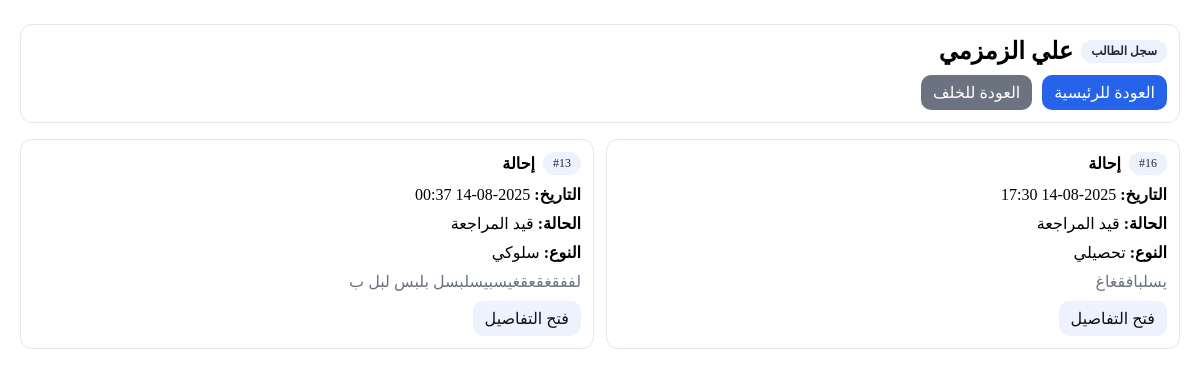
Page /referrals/student/علي-الزمزمي/ (signed in) on the earlier database version.
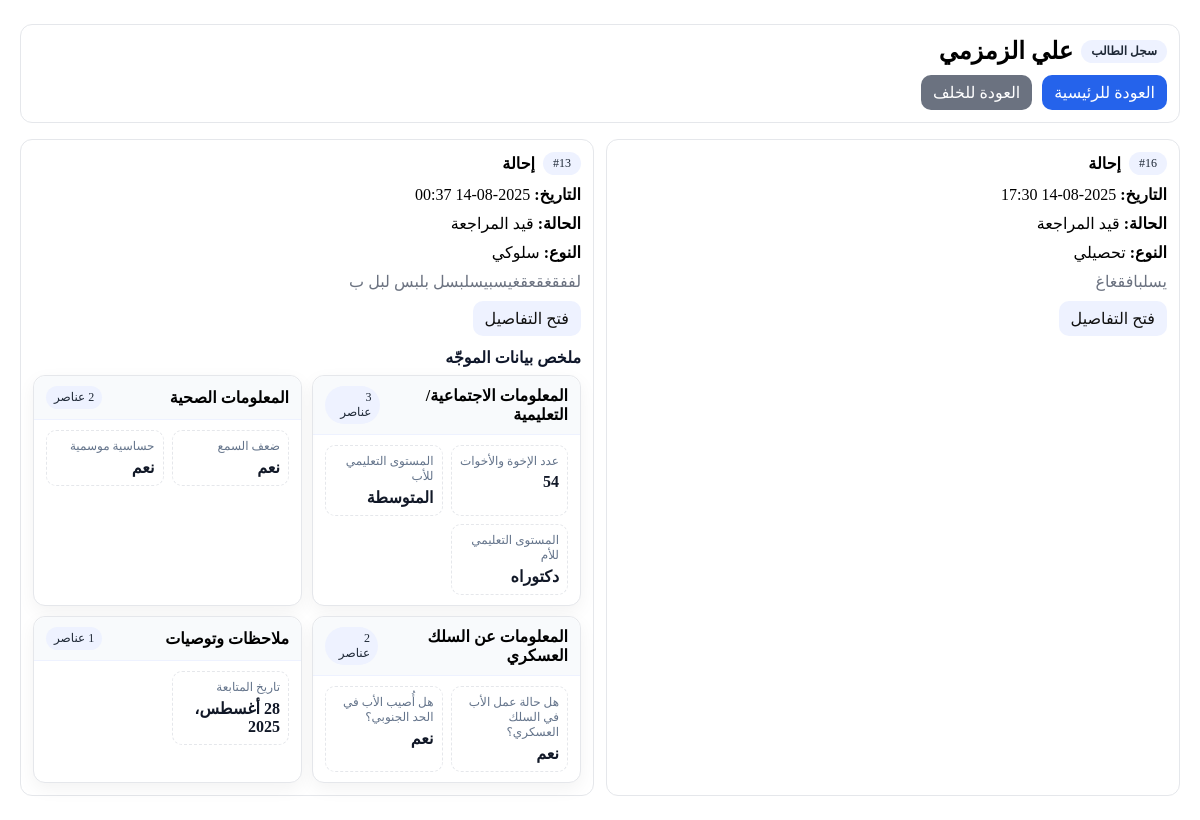
Same page on the later database version.
### referrals/models.py (models this page shows, shortened)
class Referral(models.Model):
    STATUS_CHOICES = [
        ("NEW", "جديدة"),
        ("UNDER_REVIEW", "قيد المراجعة"),
        ("SENT_TO_DEPUTY", "محالة لوكيل"),
        ("CLOSED", "مغلقة"),
    ]
    TYPE_CHOICES = [
        ("behavior", "سلوكي"),
        ("academic", "تحصيلي"),
        ("health", "صحي"),
        ("other", "أخرى"),
    ]
    GRADE_CHOICES = [(str(i), f"الصف {i}") for i in range(1, 13)]
    reference = models.CharField(max_length=20, default=generate_reference, unique=True, editable=False)
    student_name = models.CharField(max_length=120)
    student_key = models.CharField("معرّف الطالب", max_length=180, blank=True, db_index=True)
    grade = models.CharField(max_length=2, choices=GRADE_CHOICES)
    referral_type = models.CharField(max_length=20, choices=TYPE_CHOICES)
    details = models.TextField()
    status = models.CharField(max_length=20, choices=STATUS_CHOICES, default="NEW")
    created_by = models.ForeignKey(User, on_delete=models.CASCADE, related_name="created_referrals")
    assignee = models.ForeignKey(User, on_delete=models.SET_NULL, null=True, blank=True, related_name="assigned_referrals")
    created_at = models.DateTimeField(auto_now_add=True)
    updated_at = models.DateTimeField(auto_now=True)
    def save(self, *args, **kwargs):
        if not self.student_key:
            self.student_key = make_student_key(self.student_name)
        super().save(*args, **kwargs)

### referrals/counselor_models.py (models this page shows, shortened)
class CounselorIntake(models.Model):
    referral = models.OneToOneField(
        Referral, on_delete=models.CASCADE,
        related_name="counselor_intake", verbose_name=_("الإحالة")
    )
    counselor_name = models.CharField(_("اسم الموجّه"), max_length=150)
    father_alive = models.BooleanField(_("هل الأب على قيد الحياة؟"), null=True, blank=True)
    mother_alive = models.BooleanField(_("هل الأم على قيد الحياة؟"), null=True, blank=True)
    class ParentsStatus(models.TextChoices):
        STABLE = "stable", _("مستقران")
        SEPARATED = "separated", _("منفصلان")
    parents_status = models.CharField(
        _("الحالة الاجتماعية للوالدين"),
        max_length=12, choices=ParentsStatus.choices, blank=True
    )
    siblings_count = models.PositiveIntegerField(_("عدد الإخوة والأخوات"), null=True, blank=True)
    birth_order = models.CharField(_("ترتيب الطالب بين إخوته وأخواته"), max_length=50, blank=True)
    EDU_CHOICES = [
        ("illiteracy", _("يقرأ ويكتب")),
        ("primary", _("الابتدائية")),
        ("middle", _("المتوسطة")),
        ("high", _("الثانوية")),
        ("bachelor", _("بكالوريوس")),
        ("master", _("ماجستير")),
        ("phd", _("دكتوراه")),
    ]
    father_education = models.CharField(_("المستوى التعليمي للأب"), max_length=20, choices=EDU_CHOICES, blank=True)
    mother_education = models.CharField(_("المستوى التعليمي للأم"), max_length=20, choices=EDU_CHOICES, blank=True)
    father_job = models.CharField(_("مهنة الأب"), max_length=120, blank=True)
    mother_job = models.CharField(_("مهنة الأم"), max_length=120, blank=True)
    INCOME_CHOICES = [
        ("lt5", _("أقل من (٥,٠٠٠) ريال")),
        ("5to10", _("من (٥,٠٠٠) إلى (١٠,٠٠٠) ريال")),
        ("10to20", _("من (١٠,٠٠٠) إلى (٢٠,٠٠٠) ريال")),
        ("gt20", _("أكثر من (٢٠,٠٠٠) ريال")),
    ]
    family_income = models.CharField(_("دخل الأسرة"), max_length=10, choices=INCOME_CHOICES, blank=True)
    receives_social_support = models.BooleanField(_("هل يتم صرف ضمان اجتماعي لكم؟"), null=True, blank=True)
    HOUSE_OWNERSHIP = [
        ("own", _("ملك")),
        ("rent", _("إيجار")),
        ("grant", _("هبة")),
        ("waqf", _("وقف")),
        ("other", _("أخرى")),
    ]
    house_ownership = models.CharField(_("ملكية السكن"), max_length=10, choices=HOUSE_OWNERSHIP, blank=True)
    HOUSE_TYPE = [
        ("apartment", _("شقة")),
        ("villa", _("فيلا")),
        ("floor", _("دور")),
        ("traditional", _("بيت شعبي")),
        ("other", _("نوع آخر")),
    ]
    house_type = models.CharField(_("نوع السكن"), max_length=20, choices=HOUSE_TYPE, blank=True)
    house_type_other = models.CharField(_("نوع سكن (أخرى)"), max_length=120, blank=True)
    gets_everything_easily = models.BooleanField(_("هل تحصل على كل ما تريد بسهولة؟"), null=True, blank=True)
    disease_heart = models.BooleanField(_("أمراض القلب"), default=False)
    disease_pressure = models.BooleanField(_("ضغط الدم"), default=False)
    disease_kidney = models.BooleanField(_("الفشل الكلوي"), default=False)
    disease_sleep = models.BooleanField(_("النوم المرضي"), default=False)
    disease_vision = models.BooleanField(_("ضعف البصر"), default=False)
    disease_other = models.CharField(_("أمراض أخرى تُذكر"), max_length=200, blank=True)
    cond_asthma = models.BooleanField(_("ربو شعبي"), default=False)
    cond_diabetes = models.BooleanField(_("سكر الدم"), default=False)
    cond_anemia = models.BooleanField(_("فقر الدم"), default=False)
    cond_tonsils = models.BooleanField(_("التهاب اللوزتين"), default=False)
    cond_seizures = models.BooleanField(_("تشنجات/صرع"), default=False)
    cond_hearing = models.BooleanField(_("ضعف السمع"), default=False)
    cond_allergy = models.BooleanField(_("حساسية موسمية"), default=False)
    cond_rheumatism = models.BooleanField(_("روماتيزم"), default=False)
    cond_disability = models.BooleanField(_("إعاقة أحد الأعضاء"), default=False)
    father_in_military = models.BooleanField(_("هل حالة عمل الأب في السلك العسكري؟"), null=True, blank=True)
    father_served_southern = models.BooleanField(_("هل أُصيب الأب في الحد الجنوبي؟"), null=True, blank=True)
    father_is_martyr_south = models.BooleanField(_("هل هو شهيد/في الحد الجنوبي؟"), null=True, blank=True)
    student_behavior = models.TextField(_("وصف السلوك/المشكلة"), blank=True)
    previous_interventions = models.TextField(_("إجراءات سابقة (إن وُجدت)"), blank=True)
    recommendations = models.TextField(_("التوصيات"), blank=True)
    follow_up_date = models.DateField(_("تاريخ المتابعة"), null=True, blank=True)
    created_by = models.ForeignKey(
        settings.AUTH_USER_MODEL, on_delete=models.PROTECT,
        related_name="created_counselor_intakes", verbose_name=_("أنشئ بواسطة")
    )
    updated_by = models.ForeignKey(
        settings.AUTH_USER_MODEL, on_delete=models.PROTECT,
        related_name="updated_counselor_intakes", verbose_name=_("آخر تعديل بواسطة")
    )
    created_at = models.DateTimeField(_("أُنشئ في"), auto_now_add=True)
    updated_at = models.DateTimeField(_("عُدّل في"), auto_now=True)
    class Meta:
        verbose_name = _("نموذج بيانات الموجّه")
        verbose_name_plural = _("نماذج بيانات الموجّه")
        ordering = ("-created_at",)

### referrals/views.py (the view)
# urls.py: path("student/<str:key>/", views.student_file, name="student_file"),
@login_required
def student_file(request, key: str):
    visible_qs = Referral.objects.filter(Q(created_by=request.user) | Q(assignee=request.user)).order_by("-created_at")
    visible = list(visible_qs)
    for r in visible: _ensure_student_key(r)
    items = [r for r in visible if getattr(r, "student_key", "") == key]
    student_name = items[0].student_name if items else ""
    intake_map = {}
    if HAS_COUNSELOR:
        for r in items:
            try:
                intake = getattr(r, "counselor_intake", None)
                if intake:
                    intake_map[r.pk] = _counselor_summary_struct(intake)
            except Exception:
                pass
    if HAS_COUNSELOR:
        for r in items:
            try:
                intake = getattr(r, "counselor_intake", None)
                r.counselor_summary = _counselor_summary_struct(intake) if intake else []
            except Exception:
                r.counselor_summary = []
    return render(request, "referrals/student_file.html", {
        "student_name": student_name, "items": items, "key": key,
        "intake_map": intake_map, "HAS_COUNSELOR": HAS_COUNSELOR,
    })

### referrals/utils.py (called while the page is built)
def make_student_key(name: str, civil_id: Optional[str] = None) -> str:
    key = (civil_id or "").strip()
    if key:
        return key[:64]
    s = unicodedata.normalize("NFKC", (name or "").strip())
    s = re.sub(r"\s+", "-", s)
    s = re.sub(r"[^0-9A-Za-z\u0600-\u06FF\-]", "", s)
    return s[:60]

### referrals/views.py (called while the page is built)
def _ensure_student_key(ref: Referral):
    try:
        has_key_field = hasattr(ref, "student_key")
    except Exception:
        has_key_field = False
    if not has_key_field:
        return
    try:
        if getattr(ref, "student_key", ""):
            return
        civil = (getattr(ref, "student_civil_id", None) or "")[:64]
        new_key = make_student_key(getattr(ref, "student_name", ""), civil)
        if new_key:
            ref.student_key = new_key
            ref.save(update_fields=["student_key"])
    except Exception:
        pass

def _display(v):
    if v is True: return "نعم"
    if v is False or v == "False": return "لا"
    return v

def _get_label(obj, field):
    try:
        return obj._meta.get_field(field).verbose_name
    except Exception:
        return field

### templates/referrals/student_file.html (shortened to what this page needs)
<!doctype html>
<html lang="ar" dir="rtl">
<head>
</head>
<body>
<div class="sf-container">
  <div class="card">
    <h2 class="title">
      <span class="badge">سجل الطالب</span>
      <span>{{ student_name }}</span>
    </h2>
    <div class="btns-row">
      <a href="{% url 'referrals:list' %}" class="btn btn-primary">العودة للرئيسية</a>
      <a href="javascript:history.back()" class="btn btn-secondary">العودة للخلف</a>
    </div>
  </div>
  {% if items %}
    <div class="sf-grid" style="margin-top:16px">
      {% for r in items %}
        <div class="card stack">
          <div class="title"><span class="badge">#{{ r.pk }}</span> <strong>إحالة</strong></div>
          <div><strong>التاريخ:</strong> {{ r.created_at|date:"Y-m-d H:i" }}</div>
          <div><strong>الحالة:</strong> {{ r.get_status_display|default:r.status }}</div>
          <div><strong>النوع:</strong> {{ r.get_referral_type_display|default:r.referral_type }}</div>
          <div class="muted">{{ r.details|truncatechars:160 }}</div>
          <div>
            <a class="btn" href="{% url 'referrals:detail' r.pk %}">فتح التفاصيل</a>
          </div>
          {% if r.counselor_summary %}
            <div>
              {% include "referrals/_counselor_summary.html" with groups=r.counselor_summary %}
            </div>
          {% endif %}
        </div>
      {% endfor %}
    </div>
  {% else %}
    <div class="card" style="margin-top:16px"><div class="muted">لا توجد إحالات لهذا الطالب.</div></div>
  {% endif %}
</div>
</body>
</html>

### templates/referrals/_counselor_summary.html (shortened to what this page needs)
<div class="cslr-wrap" dir="rtl">
  <h3 class="cslr-title">ملخص بيانات الموجّه</h3>
  <div class="cslr-grid">
    {% for g in groups %}
      <div class="cslr-card" aria-label="{{ g.title }}">
        <div class="cslr-head">
          <strong>{{ g.title }}</strong>
          <span class="cslr-badge">{{ g.items|length }} عناصر</span>
        </div>
        <div class="cslr-body">
          <div class="cslr-list">
            {% for label, value in g.items %}
              <div class="cslr-item">
                <span class="cslr-label">{{ label }}</span>
                <span class="cslr-value">{{ value }}</span>
              </div>
            {% endfor %}
          </div>
        </div>
      </div>
    {% endfor %}
  </div>
</div>

Differences in the rows shown:
changed Referral "سلوكي": now shows "ملخص بيانات الموجّه"
now on this page (row edited): CounselorIntake: g "28 أغسطس، 2025"
Other differences:
new list line: "المعلومات الاجتماعية/التعليمية 3 عناصر عدد الإخوة والأخوات 54 المستوى التعليمي للأب المتوسطة المستوى التعليمي للأم دكتوراه"
new list line: "المعلومات الصحية 2 عناصر ضعف السمع نعم حساسية موسمية نعم"
new list line: "المعلومات عن السلك العسكري 2 عناصر هل حالة عمل الأب في السلك العسكري؟ نعم هل أُصيب الأب في الحد الجنوبي؟ نعم"
new list line: "ملاحظات وتوصيات عناصر تاريخ المتابعة"
